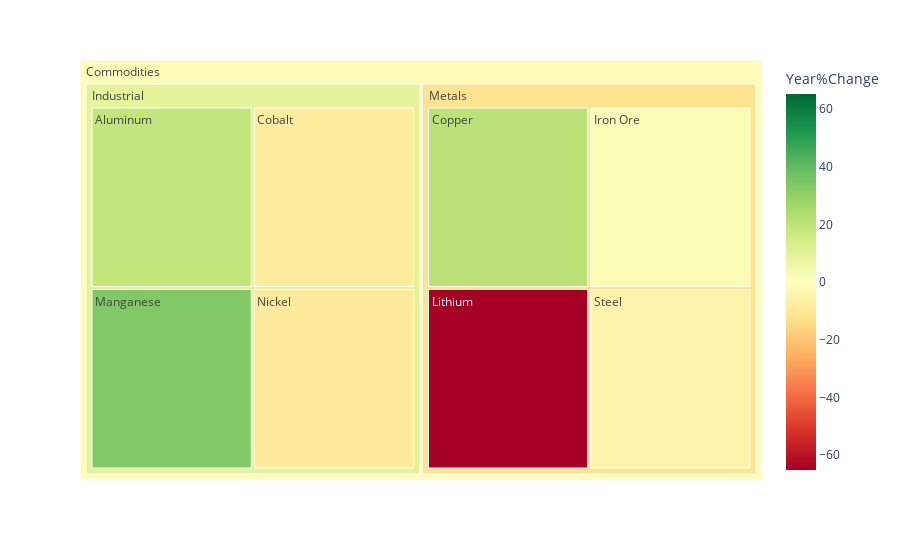

Source (notebook cell):
### Code cell
critical_minerals = [
    'Iron Ore',  # Assuming 'Iron Ore' maps to 'SCO:COM'
    'Steel',     # Assuming 'Steel' maps to 'JBP:COM'
    'Aluminum',  # Assuming 'Aluminum' maps to 'LMAHDS03:COM'
    'Lithium',   # Assuming 'Lithium' maps to 'LC:COM'
    'Cobalt',    # Assuming 'Cobalt' maps to 'LCO1:COM'
    'Nickel',    # Assuming 'Nickel' maps to 'LN1:COM'
    'Copper',    # Assuming 'Copper' maps to 'HG1:COM'
    'Manganese'  # Assuming 'Manganese' maps to 'IMR:COM'
]

filtered_commodities = commodities[commodities['Name'].isin(critical_minerals)]
# Create a treemap visualization
fig_cm = px.treemap(
    filtered_commodities,
    path=[px.Constant("Commodities"), 'Group', 'Name'],
    color='Year%Change',
    color_continuous_scale='RdYlGn',
    color_continuous_midpoint=0
)
fig_cm.update_traces(hovertemplate='%{label}<br>Year % Change= %{customdata[0]}%<extra></extra>')
fig_cm.show()

### Figure 1 — Plotly figure (JSON) as saved in the notebook; plotly's stock layout.template omitted (floating-point values rounded to 4 significant figures)
{"data": [{"branchvalues": "total", "customdata": [[18.81], [-8.044], [20.6], [2.533], [-65.21], [33.59], [-8.652], [-4.974], [8.926], [-11.76], [-1.419]], "domain": {"x": [0, 1], "y": [0, 1]}, "hovertemplate": "%{label}<br>Year % Change= %{customdata[0]}%<extra></extra>", "ids": ["Commodities/Industrial/Aluminum", "Commodities/Industrial/Cobalt", "Commodities/Metals/Copper", "Commodities/Metals/Iron Ore", "Commodities/Metals/Lithium", "Commodities/Industrial/Manganese", "Commodities/Industrial/Nickel", "Commodities/Metals/Steel", "Commodities/Industrial", "Commodities/Metals", "Commodities"], "labels": ["Aluminum", "Cobalt", "Copper", "Iron Ore", "Lithium", "Manganese", "Nickel", "Steel", "Industrial", "Metals", "Commodities"], "marker": {"coloraxis": "coloraxis", "colors": [18.81, -8.044, 20.6, 2.533, -65.21, 33.59, -8.652, -4.974, 8.926, -11.76, -1.419]}, "name": "", "parents": ["Commodities/Industrial", "Commodities/Industrial", "Commodities/Metals", "Commodities/Metals", "Commodities/Metals", "Commodities/Industrial", "Commodities/Industrial", "Commodities/Metals", "Commodities", "Commodities", ""], "type": "treemap", "values": [1, 1, 1, 1, 1, 1, 1, 1, 4, 4, 8]}], "layout": {"coloraxis": {"cmid": 0, "colorbar": {"title": {"text": "Year%Change"}}, "colorscale": [[0, "rgb(165,0,38)"], [0.1, "rgb(215,48,39)"], [0.2, "rgb(244,109,67)"], [0.3, "rgb(253,174,97)"], [0.4, "rgb(254,224,139)"], [0.5, "rgb(255,255,191)"], [0.6, "rgb(217,239,139)"], [0.7, "rgb(166,217,106)"], [0.8, "rgb(102,189,99)"], [0.9, "rgb(26,152,80)"], [1, "rgb(0,104,55)"]]}, "legend": {"tracegroupgap": 0}, "margin": {"t": 60}}}
